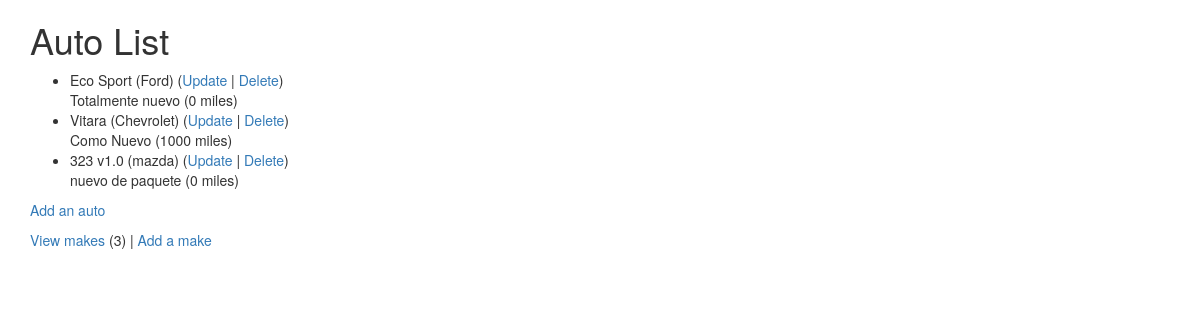
The page /autos/ (signed in) on the database its author committed.
### autos/models.py (models this page shows, shortened)
class Auto(models.Model):
    nickname = models.CharField(
            max_length=200,
            validators=[MinLengthValidator(2, "Nickname must be greater than 1 character")]
    )
    mileage = models.PositiveIntegerField()
    comments = models.CharField(max_length=300)
    make = models.ForeignKey('Make', on_delete=models.CASCADE, null=False)

class Make(models.Model):
    name = models.CharField(
            max_length=200,
            help_text='Enter a make (e.g. Dodge)',
            validators=[MinLengthValidator(2, "Make must be greater than 1 character")]
    )
    def __str__(self):
        return self.name

### autos/views.py (the view)
# urls.py: path('', views.MainView.as_view(), name='all'),
class MainView(LoginRequiredMixin, View):
    def get(self, request):
        mc = Make.objects.all().count()
        al = Auto.objects.all()
        ctx = {'make_count': mc, 'auto_list': al}
        return render(request, 'autos/auto_list.html', ctx)

### autos/templates/autos/auto_list.html
{% extends "base_bootstrap.html" %}
{% block content %}
  <h1>Auto List</h1>
  {% if auto_list %}
  <ul>
    {% for auto in auto_list %}
      <li>
          {{ auto.nickname }} ({{ auto.make }})
          (<a href="{% url 'autos:auto_update' auto.id %}">Update</a> |
          <a href="{% url 'autos:auto_delete' auto.id %}">Delete</a>) <br/>
          {{ auto.comments }} ({{ auto.mileage }} miles)
      </li>
    {% endfor %}
  </ul>
  {% else %}
    <p>There are no autos in the library.</p>
  {% endif %}
  <p>
    {% if make_count > 0 %}
      <a href="{% url 'autos:auto_create' %}">Add an auto</a>
    {% else %}
      Please add a make before you add an auto.
    {% endif %}
  </p>
  <p>
  <a href="{% url 'autos:make_list' %}">View makes</a> ({{ make_count }}) |
    <a href="{% url 'autos:make_create' %}">Add a make</a>
  </p>
{% endblock %}

### rows shown on the page
Auto: nickname "Eco Sport", make "Ford", comments "Totalmente nuevo", mileage "0"
Auto: nickname "Vitara", make "Chevrolet", comments "Como Nuevo", mileage "1000"
Auto: nickname "323 v1.0", make "mazda", comments "nuevo de paquete", mileage "0"

### other values the page prints
{{ make_count }} "3"
